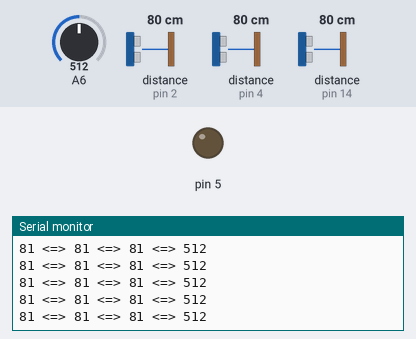
The sketch below on a simulated Arduino Nano, built with avr-gcc and run on an emulated ATmega328P. On the bench: output pins drawn as LEDs (lit = HIGH), the last lines printed to the serial monitor. The inputs (shaded band) are chosen by the test bench; at power-on: distance to the obstacle (sensors on pin 2, pin 4, pin 14) 80 cm, A6 = 512.

Above: at 1.2 s.
1.3 s: distance to the obstacle (sensor on pin 2) set to 60 cm
At 1.52 s:
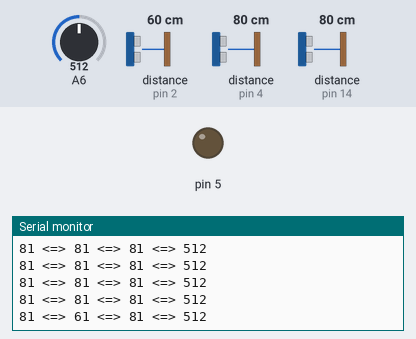
4.3 s: distance to the obstacle (sensor on pin 4) set to 2 cm
At 4.41 s:
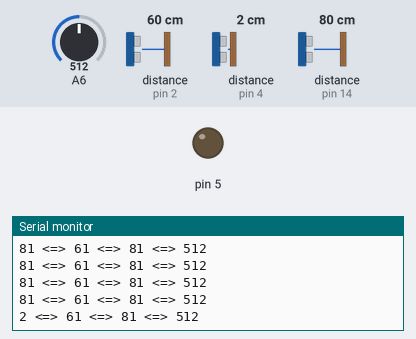
7.3 s: distance to the obstacle (sensor on pin 4) set to 9 cm
At 7.4 s:
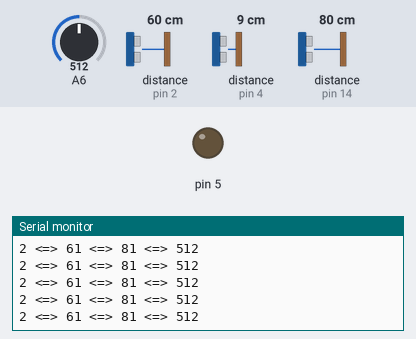
Timing chart, 0 to 10.3 s (numbered marks = the images above; inputs shaded):
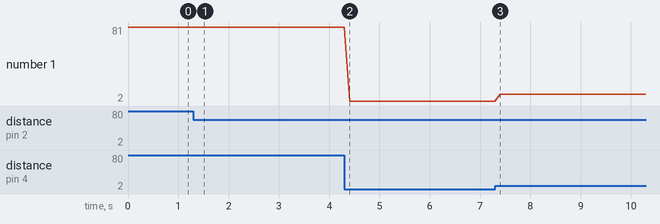

The sketch:

Sonar_Check.ino
```cpp
#include<NewPing.h>

NewPing sonar_l(4, 4, 100);
NewPing sonar_f(2, 2, 100);
NewPing sonar_r(14, 14, 100);

void setup() {
  // put your setup code here, to run once:
  Serial.begin(115200);
  analogWrite(5, 0);

}

void loop() {
  // put your main code here, to run repeatedly:
  Serial.print(sonar_l.ping_cm());
  Serial.print(" <=> ");
  Serial.print(sonar_f.ping_cm());
  Serial.print(" <=> ");
  Serial.print(sonar_r.ping_cm());
  Serial.print(" <=> ");
  Serial.print(analogRead(A6));
  Serial.println();

  delay(100);
}
```

Measured:
- after the input at 1.3 s, the serial monitor: prints a new line after 0.11 s (image 1)
- after the input at 4.3 s, the serial monitor: prints a new line after 0.11 s (image 2)
- plotted number 1: 81 → 2 after the input at 4.3 s, 2 → 9 after the input at 7.3 s
